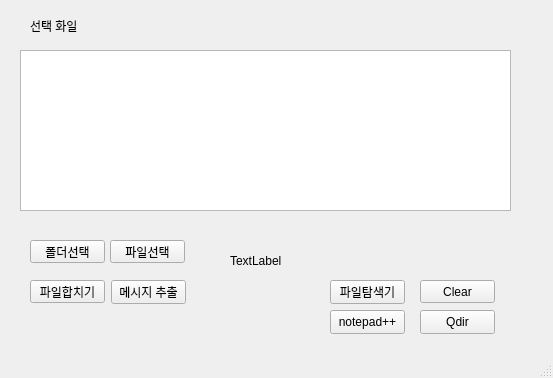
<?xml version="1.0" encoding="UTF-8"?>
<ui version="4.0">
 <class>MainWindow</class>
 <widget class="QMainWindow" name="MainWindow">
  <property name="geometry">
   <rect>
    <x>0</x>
    <y>0</y>
    <width>553</width>
    <height>378</height>
   </rect>
  </property>
  <property name="windowTitle">
   <string>P5G Log Merger V1.0</string>
  </property>
  <widget class="QWidget" name="centralwidget">
   <widget class="QTextBrowser" name="textBrowser">
    <property name="geometry">
     <rect>
      <x>20</x>
      <y>50</y>
      <width>491</width>
      <height>161</height>
     </rect>
    </property>
   </widget>
   <widget class="QPushButton" name="PB_DIR">
    <property name="geometry">
     <rect>
      <x>30</x>
      <y>240</y>
      <width>75</width>
      <height>23</height>
     </rect>
    </property>
    <property name="text">
     <string>폴더선택</string>
    </property>
   </widget>
   <widget class="QPushButton" name="PB_MERGE">
    <property name="geometry">
     <rect>
      <x>30</x>
      <y>280</y>
      <width>75</width>
      <height>23</height>
     </rect>
    </property>
    <property name="text">
     <string>파일합치기</string>
    </property>
   </widget>
   <widget class="QLabel" name="label">
    <property name="geometry">
     <rect>
      <x>30</x>
      <y>20</y>
      <width>56</width>
      <height>12</height>
     </rect>
    </property>
    <property name="text">
     <string>선택 화일</string>
    </property>
   </widget>
   <widget class="QPushButton" name="PB_CLEAR">
    <property name="geometry">
     <rect>
      <x>420</x>
      <y>280</y>
      <width>75</width>
      <height>23</height>
     </rect>
    </property>
    <property name="text">
     <string>Clear</string>
    </property>
   </widget>
   <widget class="QPushButton" name="PB_FILES">
    <property name="geometry">
     <rect>
      <x>110</x>
      <y>240</y>
      <width>75</width>
      <height>23</height>
     </rect>
    </property>
    <property name="text">
     <string>파일선택</string>
    </property>
   </widget>
   <widget class="QLabel" name="label_select">
    <property name="geometry">
     <rect>
      <x>230</x>
      <y>240</y>
      <width>271</width>
      <height>41</height>
     </rect>
    </property>
    <property name="text">
     <string>TextLabel</string>
    </property>
   </widget>
   <widget class="QPushButton" name="PB_MSG">
    <property name="geometry">
     <rect>
      <x>111</x>
      <y>280</y>
      <width>75</width>
      <height>24</height>
     </rect>
    </property>
    <property name="text">
     <string>메시지 추출</string>
    </property>
   </widget>
   <widget class="QPushButton" name="PB_EXPLORER">
    <property name="geometry">
     <rect>
      <x>330</x>
      <y>280</y>
      <width>75</width>
      <height>24</height>
     </rect>
    </property>
    <property name="text">
     <string>파일탐색기</string>
    </property>
   </widget>
   <widget class="QPushButton" name="PB_NOTEPAD">
    <property name="geometry">
     <rect>
      <x>330</x>
      <y>310</y>
      <width>75</width>
      <height>24</height>
     </rect>
    </property>
    <property name="text">
     <string>notepad++</string>
    </property>
   </widget>
   <widget class="QPushButton" name="PB_QDIR">
    <property name="geometry">
     <rect>
      <x>420</x>
      <y>310</y>
      <width>75</width>
      <height>24</height>
     </rect>
    </property>
    <property name="text">
     <string>Qdir</string>
    </property>
   </widget>
  </widget>
  <widget class="QMenuBar" name="menubar">
   <property name="geometry">
    <rect>
     <x>0</x>
     <y>0</y>
     <width>553</width>
     <height>22</height>
    </rect>
   </property>
  </widget>
  <widget class="QStatusBar" name="statusbar"/>
 </widget>
 <resources/>
 <connections/>
</ui>
